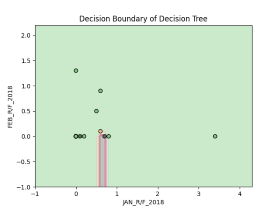

Write Python code to recreate this figure.
import pandas as pd
import numpy as np
import matplotlib.pyplot as plt
from sklearn.tree import DecisionTreeClassifier
from sklearn.preprocessing import KBinsDiscretizer
from sklearn.model_selection import train_test_split

# Load dataset
file_path = "rajasthan.xlsx"
df = pd.read_excel(file_path)

# Select 2 features (example: Jan & Feb rainfall 2018)
X = df[["JAN_R/F_2018", "FEB_R/F_2018"]].values

# Target column (example: MAR_R/F_2018 rainfall → convert to categorical using binning)
y_continuous = df["MAR_R/F_2018"].values.reshape(-1, 1)

# Bin the target into 4 categories
binning = KBinsDiscretizer(n_bins=4, encode="ordinal", strategy="uniform")
y = binning.fit_transform(y_continuous).astype(int).ravel()

# Train-test split
X_train, X_test, y_train, y_test = train_test_split(X, y, test_size=0.2, random_state=42)

# Train Decision Tree
clf = DecisionTreeClassifier(max_depth=3, random_state=42)
clf.fit(X_train, y_train)

# --- Plot Decision Boundary ---
x_min, x_max = X[:, 0].min() - 1, X[:, 0].max() + 1
y_min, y_max = X[:, 1].min() - 1, X[:, 1].max() + 1
xx, yy = np.meshgrid(np.arange(x_min, x_max, 0.1),
                     np.arange(y_min, y_max, 0.1))

Z = clf.predict(np.c_[xx.ravel(), yy.ravel()])
Z = Z.reshape(xx.shape)

plt.contourf(xx, yy, Z, alpha=0.4, cmap=plt.cm.Accent)
plt.scatter(X[:, 0], X[:, 1], c=y, edgecolors="k", cmap=plt.cm.Accent)
plt.xlabel("JAN_R/F_2018")
plt.ylabel("FEB_R/F_2018")
plt.title("Decision Boundary of Decision Tree")
plt.show()
